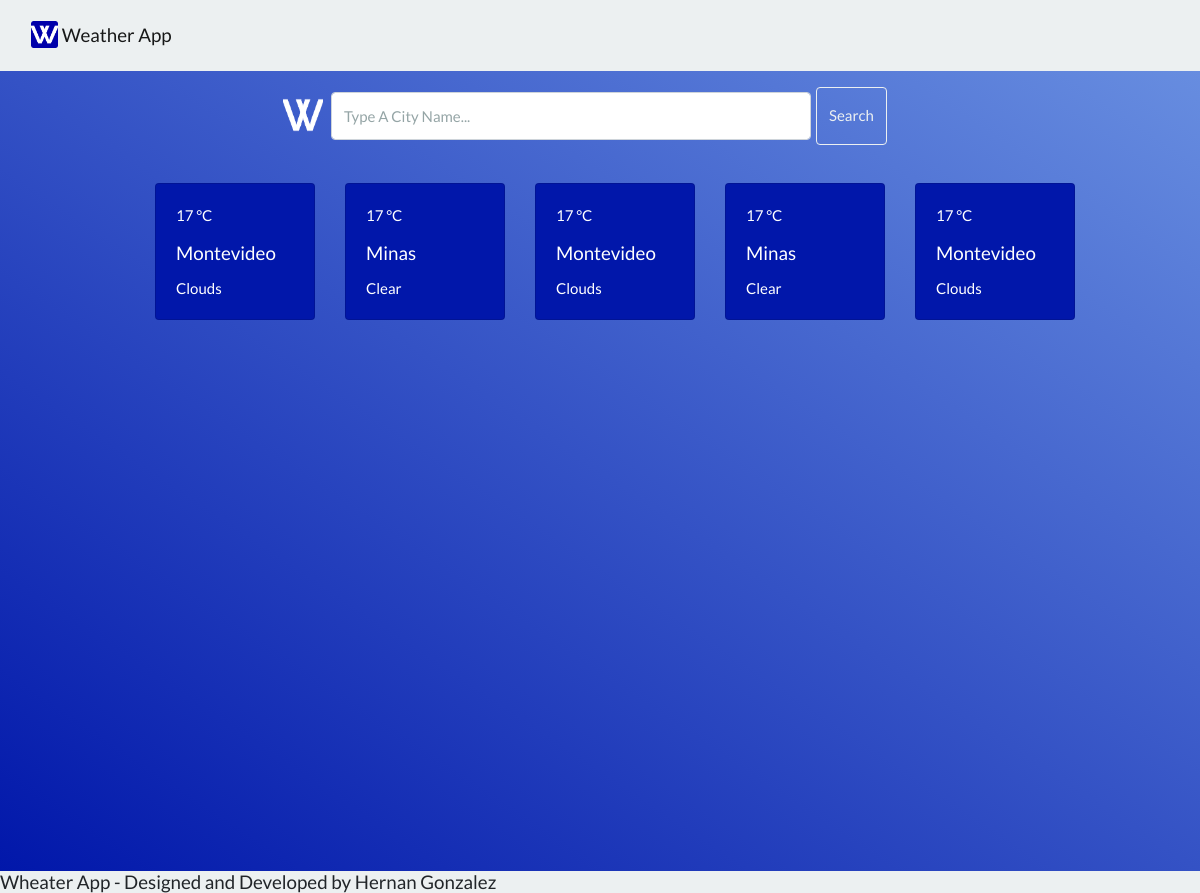
/, run on an earlier commit of the app's database.
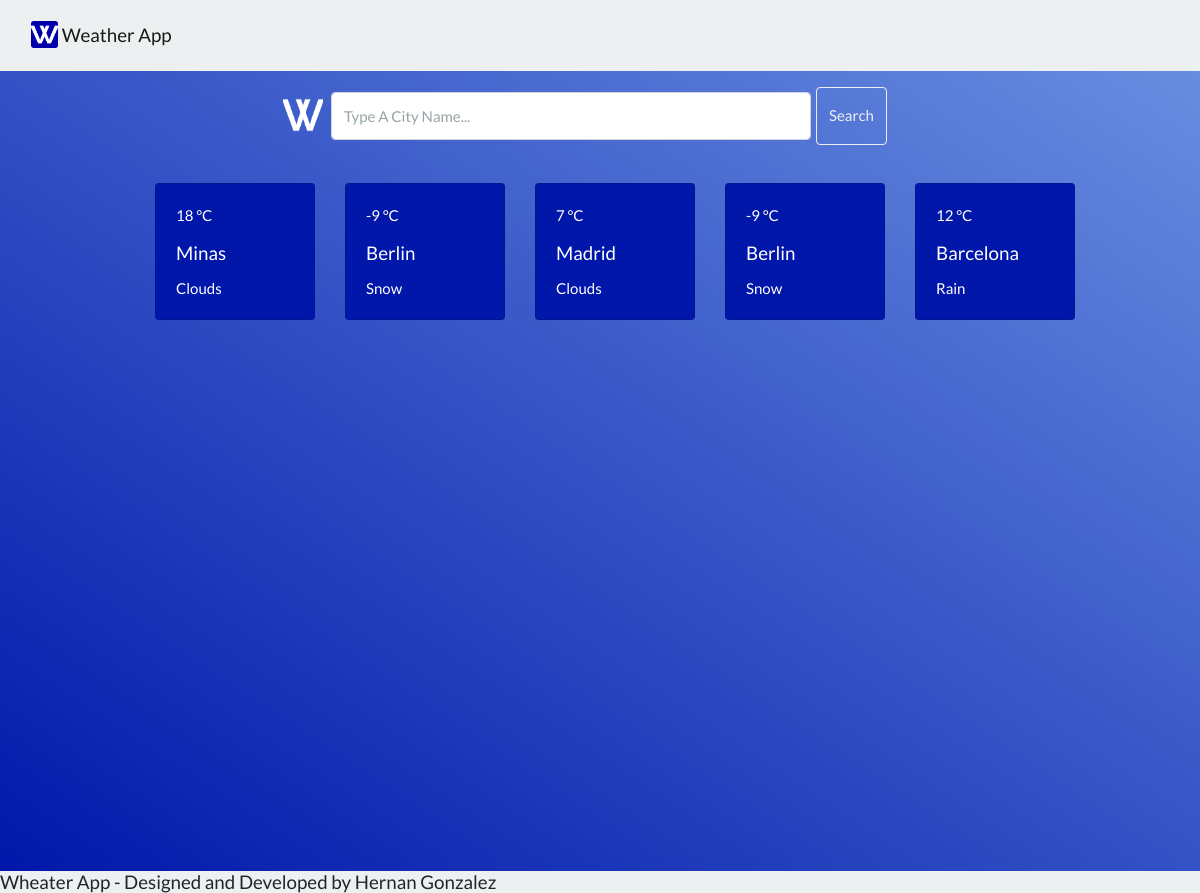
And on a later commit of the database.
### backend/models.py (models this page shows, shortened)
class LatestSearch(models.Model):
    city                = models.CharField(max_length=30)
    long                = models.IntegerField()
    lat                 = models.IntegerField()
    weather_main        = models.CharField(max_length=30)
    weather_description = models.CharField(max_length=30)
    weather_icon        = models.CharField(max_length=30)
    temperature         = models.IntegerField()
    feels_like          = models.IntegerField()
    temp_min            = models.IntegerField()
    temp_max            = models.IntegerField()
    pressure            = models.IntegerField()
    humidity            = models.IntegerField()
    visibility          = models.IntegerField()
    wind_speed          = models.IntegerField()
    wind_deg            = models.IntegerField()
    clouds              = models.IntegerField()
    def getId(self):
        return self.pk
    def getCelsiusTemperature(self):
        return round(kelvinToCelsius(self.temperature))

### backend/views.py (the view)
# urls.py: path('', views.index),
def index(request):
    cities = City.objects.all().values()
    favourite_cities = FavouriteCity.objects.all().order_by('-id')[:5]
    header = Headers.objects.get(name='index_header')
    latest_search = LatestSearch.objects.all().order_by('-id')[:5]
    return render(request, 'index.html', {
        'city': cities,
        'header': header,
        'latest_search': latest_search,
        'favourite_cities': favourite_cities
        })

### backend/helpers.py (called while the page is built)
def kelvinToCelsius(temp):
    return round(temp - 273.15)

### frontend/templates/index.html (shortened to what this page needs)
{% extends 'base.html' %}
{% block content %}
<div class="containert" id="main-container-index">
    <div class="flex-container">
        <div class="row">
            <form id="search-form">{% csrf_token %}
                <div class="flex-item">
                    <img src="static/images/w-icon-nobg-sm.png" alt="" class="flex-item">
                    <input type="text" class="flex-item form-control" placeholder="Type a city name..." aria-label="Recipient's username" aria-describedby="button-addon2">
                    <button class="flex-item btn btn-outline-light" type="submit" id="button-addon2">Search</button>
                </div>
            </form>
        </div>
        <div class="row col-12 justify-content-center">
            {% if latest_search %}
                {% for search in latest_search %}
                <div class="col-2">
                    <div class="weather-result">
                        <div class="col">
                            <div class="card card-weather">
                                <div class="card-body">
                                    <p class="card-text latest-r-temp" >{{search.getCelsiusTemperature}} °C</p>
                                    <h5 class="card-title latest-r-title" >{{search.city}}</h5>
                                    <p class="card-text latest-r-main" >{{search.weather_main}}</p>
                                </div>
                            </div>
                        </div>
                    </div>
                </div>
                {% endfor %}
            {% endif %}
        </div>
    </div>
</div>
{% endblock %}

What changed in the data, as far as the page shows it:
no longer on this page (row unchanged): LatestSearch: getCelsiusTemperature "17", city "Montevideo", weather_main "Clouds"
no longer on this page (row unchanged): LatestSearch: getCelsiusTemperature "17", city "Minas", weather_main "Clear"
no longer on this page (row unchanged): LatestSearch: getCelsiusTemperature "17", city "Montevideo", weather_main "Clouds"
no longer on this page (row unchanged): LatestSearch: getCelsiusTemperature "17", city "Minas", weather_main "Clear"
no longer on this page (row unchanged): LatestSearch: getCelsiusTemperature "17", city "Montevideo", weather_main "Clouds"
added LatestSearch: getCelsiusTemperature "18", city "Minas", weather_main "Clouds"
added LatestSearch: getCelsiusTemperature "-9", city "Berlin", weather_main "Snow"
added LatestSearch: getCelsiusTemperature "7", city "Madrid", weather_main "Clouds"
added LatestSearch: getCelsiusTemperature "-9", city "Berlin", weather_main "Snow"
added LatestSearch: getCelsiusTemperature "12", city "Barcelona", weather_main "Rain"
